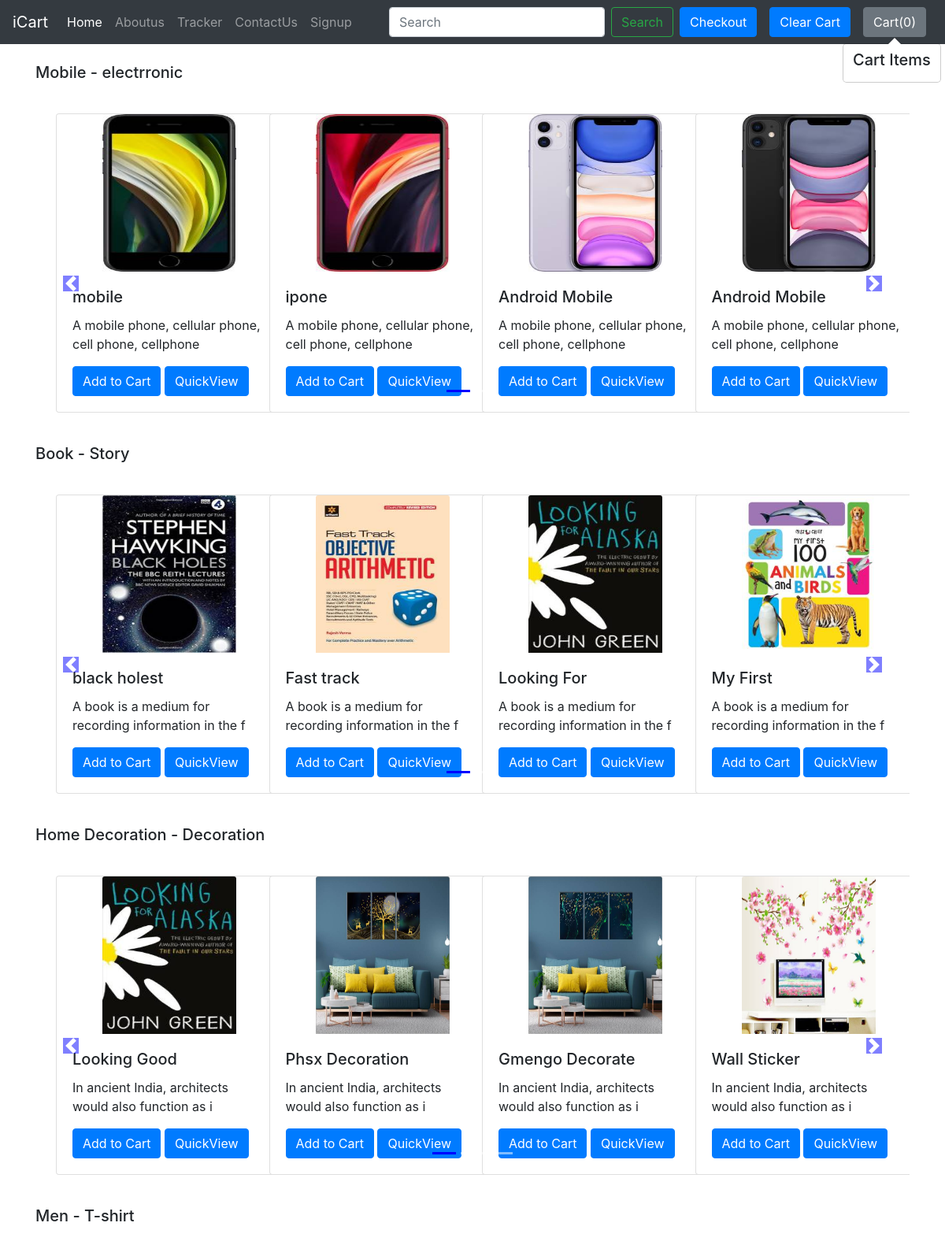
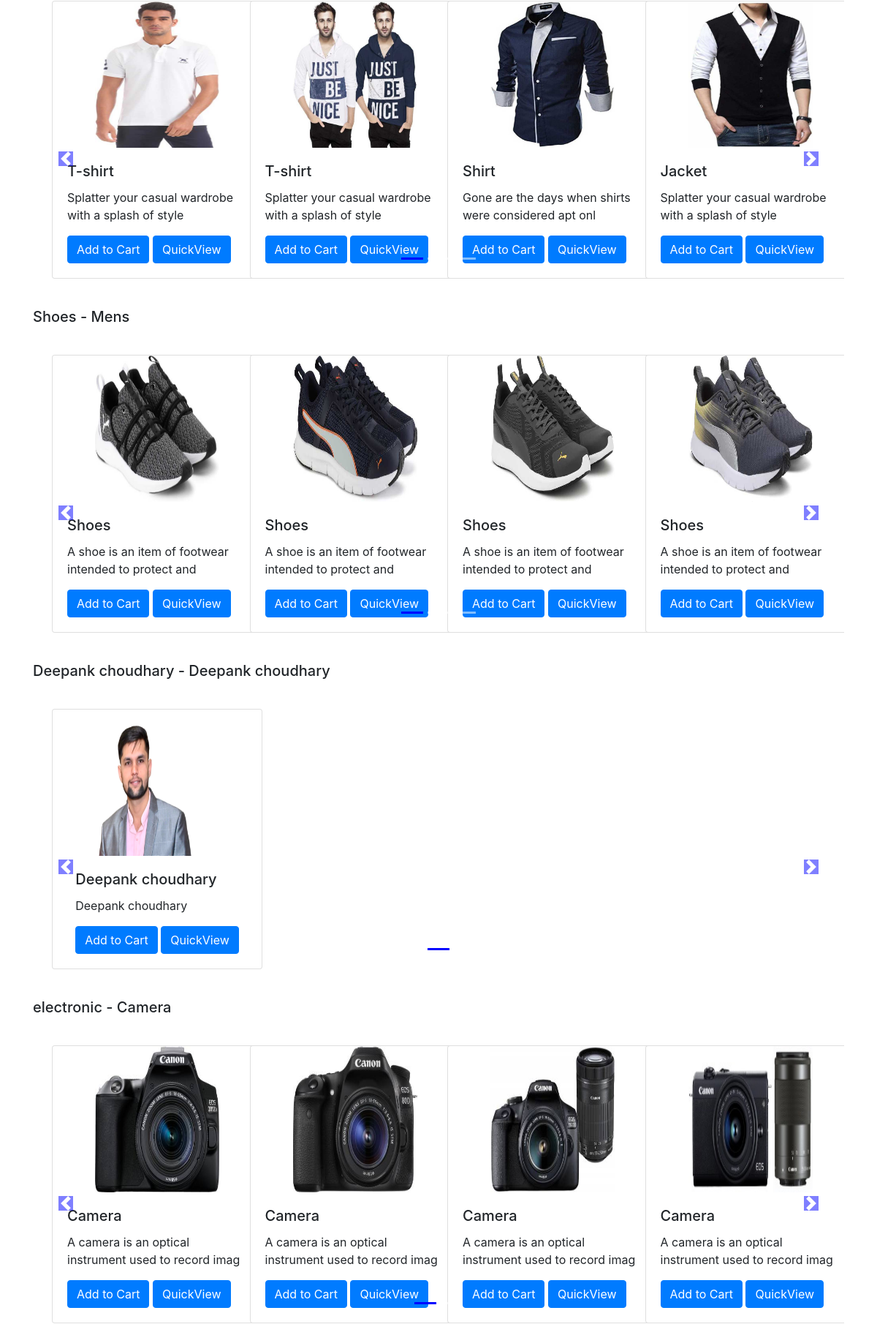
The app's page /shop/ with its own data (2 pictures, top to bottom).
### shop/models.py (models this page shows, shortened)
class Product(models.Model):
    product_id = models.AutoField
    product_name = models.CharField(max_length=50)
    category = models.CharField(max_length=50, default="")
    Subcategory = models.CharField(max_length=50, default="")
    price = models.IntegerField(default=0)
    desc = models.CharField(max_length=300)
    pub_date = models.DateField()
    image = models.ImageField(upload_to="shop/images", default="")

### shop/views.py (the view)
# urls.py: path("",views.index,name="BlogHome"),
def index(request):
    allprods = []
    catprods = Product.objects.values('category', 'id')
    cats = {item['category'] for item in catprods}
    for cat in cats:
        prod = Product.objects.filter(category=cat)
        n = len(prod)
        nslides = n // 4 + ceil((n / 4) - (n // 4))
        allprods.append([prod, range(1, nslides), nslides])
    params = {'allprods': allprods}
    return render(request, "shop/index.html", params)

### shop/templates/shop/index.html (shortened to what this page needs)
{% extends 'shop/basic.html' %}
{%block body%}
{% load static%}
<div class="container">
    {% for product, range, nslides in allprods %}
    <h5 class="my-4">{{product.0.category}} - {{product.0.Subcategory}}</h5>
    <div class="row">
        <div id="demo{{forloop.counter}}" class="col carousel slide my-3" data-ride="carousel">
            <ul class="carousel-indicators">
                <li data-target="#demo{{forloop.counter}}" data-slide-to="0" class="active"></li>
                {% for i in range %}
                <li data-target="#demo{{forloop.parentloop.counter}}" data-slide-to="{{i}}"></li>
                {% endfor %}
            </ul>
            <div class="container carousel-inner no-padding">
                <div class="carousel-item active">
                    {% for i in product %}
                    <div class="col-xs-3 col-sm-3 col-md-3">
                        <div class="card align-items-center" style="width: 18rem;">
                            <img src="/media/{{i.image}}"
                                 class="card-img-top" alt="...">
                            <div class="card-body">
                                <h5 class="card-title" id="namepr{{i.id}}">{{i.product_name}}</h5>
                                <p class="card-text">{{i.desc|slice:"0:53"}}
                                </p>
                                <span id="divpr{{i.id}}" class='divpr'>
                            <button id="pr{{i.id}}" class="btn btn-primary cart">Add to Cart</button>
                                </span>
                                <a href="/shop/ProductView/{{i.id}}">
                                    <button id="qv{{i.id}}" class="btn btn-primary cart">QuickView</button>
                                </a>
                            </div>
                        </div>
                    </div>
                    {% if forloop.counter|divisibleby:4 and forloop.counter > 0 and not forloop.last %}
                </div>
                <div class="carousel-item">
                    {% endif %}
                    {% endfor %}
                </div>
            </div>
        </div>
        <a class="carousel-control-prev" href="#demo{{forloop.counter}}" data-slide="next">
            <span class="carousel-control-prev-icon"></span>
        </a>
        <a class="carousel-control-next" href="#demo{{forloop.counter}}" data-slide="prev">
            <span class="carousel-control-next-icon"></span>
        </a>
    </div>
    {% endfor %}
</div>
{% endblock %}

### shop/templates/shop/basic.html (shortened to what this page needs)
<!doctype html>
<html lang="en">
<head>
    <link rel="stylesheet" href="https://stackpath.bootstrapcdn.com/bootstrap/4.5.0/css/bootstrap.min.css"
>
</head>
<body>
{% load static%}
<nav class="navbar navbar-expand-lg navbar-dark bg-dark">
    <a class="navbar-brand" href="/shop">iCart</a>
    <div class="collapse navbar-collapse" id="navbarSupportedContent">
        <ul class="navbar-nav mr-auto">
            <li class="nav-item active">
                <a class="nav-link" href="/shop">Home <span class="sr-only">(current)</span></a>
            </li>
            <li class="nav-item">
                <a class="nav-link" href="/shop/About">Aboutus</a>
            </li>
            <li class="nav-item">
                <a class="nav-link" href="/shop/Tracking">Tracker</a>
            </li>
            <li class="nav-item">
                <a class="nav-link" href="/shop/Contactus">ContactUs</a>
            </li>
            <li class="nav-item">
                <a class="nav-link" href="/shop/Signup">Signup</a>
            </li>
        </ul>
        <form class="form-inline my-2 my-lg-0">
            <input class="form-control mr-sm-2" type="search" placeholder="Search" aria-label="Search">
            <button class="btn btn-outline-success my-2 my-sm-0" type="submit">Search</button>
        </form>
        <a href='/shop/checkout'>
            <button class='btn btn-primary mx-2' id='checkout'>Checkout</button>
        </a>
        <button class='btn btn-primary mx-2' onclick='clearCart()' id='clearCart'>Clear Cart</button>
        <button type="button" id="popcart" class="btn btn-secondary mx-2" data-container="body" data-toggle="popover"
                data-placement="bottom" data-html="true" data-content="Vivamus
sagittis lacus vel augue laoreet rutrum faucibus.">
            Cart(<span id="cart">0</span>)
        </button>
    </div>
</nav>
{%block body%}
{%endblock%}
</body>
</html>

### records on screen
Product: category "Mobile", Subcategory "electrronic", image (picture), product_name "mobile", desc "A mobile phone, cellular phone, cell phone, cellphone"
Product: image (picture), product_name "ipone", desc "A mobile phone, cellular phone, cell phone, cellphone"
Product: image (picture), product_name "Android Mobile", desc "A mobile phone, cellular phone, cell phone, cellphone"
Product: image (picture), product_name "Android Mobile", desc "A mobile phone, cellular phone, cell phone, cellphone"
Product: category "Book", Subcategory "Story", image (picture), product_name "black holest", desc "A book is a medium for recording information in the f"
Product: image (picture), product_name "Fast track", desc "A book is a medium for recording information in the f"
Product: image (picture), product_name "Looking For", desc "A book is a medium for recording information in the f"
Product: image (picture), product_name "My First", desc "A book is a medium for recording information in the f"
Product: category "Home Decoration", Subcategory "Decoration", image (picture), product_name "Looking Good", desc "In ancient India, architects would also function as i"
Product: image (picture), product_name "Phsx Decoration", desc "In ancient India, architects would also function as i"
Product: image (picture), product_name "Gmengo Decorate", desc "In ancient India, architects would also function as i"
Product: image (picture), product_name "Wall Sticker", desc "In ancient India, architects would also function as i"
Product: category "Men", Subcategory "T-shirt", image (picture), product_name "T-shirt", desc "Splatter your casual wardrobe with a splash of style"
Product: image (picture), product_name "T-shirt", desc "Splatter your casual wardrobe with a splash of style"
Product: image (picture), product_name "Shirt", desc "Gone are the days when shirts were considered apt onl"
Product: image (picture), product_name "Jacket", desc "Splatter your casual wardrobe with a splash of style"
Product: category "Shoes", Subcategory "Mens", image (picture), product_name "Shoes", desc "A shoe is an item of footwear intended to protect and"
Product: image (picture), product_name "Shoes", desc "A shoe is an item of footwear intended to protect and"
Product: image (picture), product_name "Shoes", desc "A shoe is an item of footwear intended to protect and"
Product: image (picture), product_name "Shoes", desc "A shoe is an item of footwear intended to protect and"
Product: category "Deepank choudhary", Subcategory "Deepank choudhary", image (picture), product_name "Deepank choudhary", desc "Deepank choudhary"
Product: category "electronic", Subcategory "Camera", image (picture), product_name "Camera", desc "A camera is an optical instrument used to record imag"
Product: image (picture), product_name "Camera", desc "A camera is an optical instrument used to record imag"
Product: image (picture), product_name "Camera", desc "A camera is an optical instrument used to record imag"
Product: image (picture), product_name "Camera", desc "A camera is an optical instrument used to record imag"
